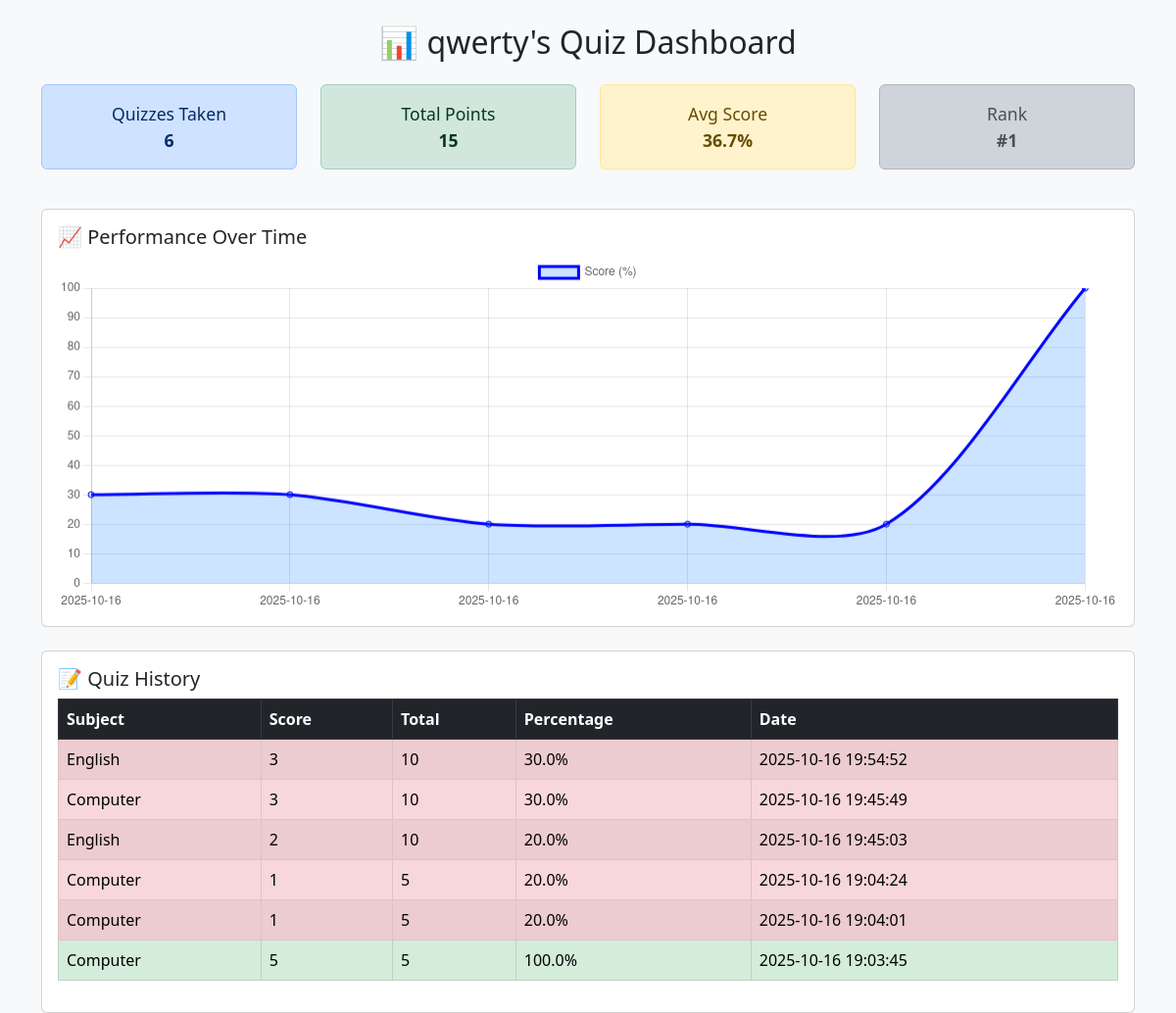
The app's page /dashboard/qwerty with its own data.
### tables this page shows
CREATE TABLE leaderboard (
            id INTEGER PRIMARY KEY AUTOINCREMENT,
            name TEXT NOT NULL,
            subject TEXT NOT NULL,
            score INTEGER NOT NULL,
            total INTEGER NOT NULL,
            percentage REAL NOT NULL,
            created_at TIMESTAMP DEFAULT CURRENT_TIMESTAMP
        );

### app.py (the view)
@app.route("/dashboard/<username>")
def dashboard(username):
    conn = sqlite3.connect(DB_FILE)
    c = conn.cursor()
    c.execute("""
        SELECT name, SUM(score) AS total_score
        FROM leaderboard
        GROUP BY name
        ORDER BY total_score DESC
    """)
    all_scores = c.fetchall()
    rank = next((i + 1 for i, row in enumerate(all_scores) if row[0] == username), None)
    user_total = next((row[1] for row in all_scores if row[0] == username), 0)
    c.execute("""
        SELECT subject, score, total, percentage, created_at
        FROM leaderboard
        WHERE name = ?
        ORDER BY created_at DESC
    """, (username,))
    history = c.fetchall()
    conn.close()
    return render_template("dashboard.html",
                           username=username,
                           history=[{
                               "subject": r[0],
                               "score": r[1],
                               "total": r[2],
                               "percentage": r[3],
                               "created_at": r[4]
                           } for r in history],
                           rank=rank,
                           total_score=user_total
                           )

### templates/dashboard.html (shortened to what this page needs)
<!DOCTYPE html>
<html lang="en">
<head>
  <link href="https://cdn.jsdelivr.net/npm/bootstrap@5.3.0/dist/css/bootstrap.min.css" rel="stylesheet">
</head>
<body>
  <div class="container mt-4">
    <h2 class="text-center mb-4">📊 {{ username }}'s Quiz Dashboard</h2>
    <div class="row text-center mb-4">
      <div class="col-md-3">
        <div class="alert alert-primary summary-card">Quizzes Taken<br><b>{{ history|length }}</b></div>
      </div>
      <div class="col-md-3">
        <div class="alert alert-success summary-card">Total Points<br><b>{{ total_score }}</b></div>
      </div>
      <div class="col-md-3">
        <div class="alert alert-warning summary-card">Avg Score<br><b>{{ (history|sum(attribute='percentage') / history|length)|round(1) }}%</b></div>
      </div>
      <div class="col-md-3">
        <div class="alert alert-dark summary-card">Rank<br><b>#{{ rank if rank else 'N/A' }}</b></div>
      </div>
    </div>
    <div class="card mb-4">
      <div class="card-body">
        <h5 class="card-title">📈 Performance Over Time</h5>
        <canvas id="scoreChart" height="100"></canvas>
      </div>
    </div>
    <div class="card">
      <div class="card-body">
        <h5 class="card-title">📝 Quiz History</h5>
        <div class="table-responsive">
          <table class="table table-bordered table-striped">
            <thead class="table-dark">
              <tr>
                <th>Subject</th>
                <th>Score</th>
                <th>Total</th>
                <th>Percentage</th>
                <th>Date</th>
              </tr>
            </thead>
            <tbody>
              {% for row in history %}
              <tr class="{{ 'table-success' if row.percentage >= 80 else 'table-danger' if row.percentage < 40 else '' }}">
                <td>{{ row.subject }}</td>
                <td>{{ row.score }}</td>
                <td>{{ row.total }}</td>
                <td>{{ row.percentage }}%</td>
                <td>{{ row.created_at }}</td>
              </tr>
              {% endfor %}
            </tbody>
          </table>
        </div>
      </div>
    </div>
  </div>
  <script>
    const ctx = document.getElementById('scoreChart').getContext('2d');
    const scoreChart = new Chart(ctx, {
      type: 'line',
      data: {
        labels: [{% for row in history %}"{{ row.created_at[:10] }}",{% endfor %}],
        datasets: [{
          label: 'Score (%)',
          data: [{% for row in history %}{{ row.percentage }},{% endfor %}],
          borderColor: 'blue',
          backgroundColor: 'rgba(0,123,255,0.2)',
          fill: true,
          tension: 0.3
        }]
      },
      options: {
        scales: {
          y: { beginAtZero: true, max: 100 }
        }
      }
    });
  </script>
</body>
</html>

### templates/dashboard.html (style rules this page uses)
body { background: #f8f9fa; }
.summary-card { font-size: 1.1em; }
.table-success td { background-color: #d4edda !important; }
.table-danger td { background-color: #f8d7da !important; }

### records on screen
leaderboard: subject "English", score "3", total "10", percentage "30.0", created_at "2025-10-16 19:54:52"
leaderboard: subject "Computer", score "3", total "10", percentage "30.0", created_at "2025-10-16 19:45:49"
leaderboard: subject "English", score "2", total "10", percentage "20.0", created_at "2025-10-16 19:45:03"
leaderboard: subject "Computer", score "1", total "5", percentage "20.0", created_at "2025-10-16 19:04:24"
leaderboard: subject "Computer", score "1", total "5", percentage "20.0", created_at "2025-10-16 19:04:01"
leaderboard: subject "Computer", score "5", total "5", percentage "100.0", created_at "2025-10-16 19:03:45"

### other values on screen
{{ username }} "qwerty"
{{ history|length }} "6"
{{ total_score }} "15"
{{ (history|sum(attribute='percentage') / history|length)|round(1) }} "36.7"
{{ rank if rank else 'N/A' }} "1"
chart data {{ row.created_at[:10] }} 2025-10-16, 2025-10-16, 2025-10-16, 2025-10-16, 2025-10-16, 2025-10-16
chart data {{ row.percentage }} 30.0, 30.0, 20.0, 20.0, 20.0, 100.0
